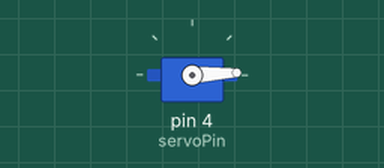
Simulated run of this sketch. Board: Arduino Uno, built with avr-gcc and run on an emulated ATmega328P. On the bench: servo.

Above: at 0.05 s.
At 1.3 s:
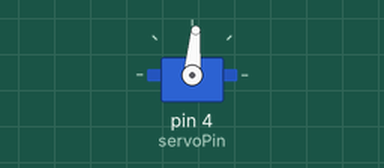
At 2.6 s:
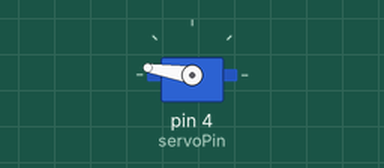
At 5.2 s:
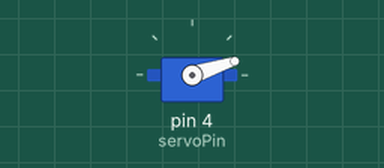
Timing chart, 0 to 7.1 s (numbered marks = the images above):
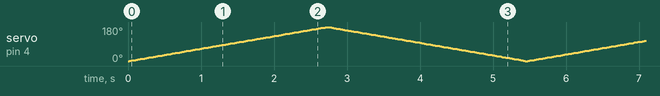

The sketch:

Labo07_Oefening3.1_Nicholas.ino.ino
```cpp
#include <Servo.h>
int servoPin = 4, Positie = 0;
Servo myservo;
void setup() {
  // put your setup code here, to run once:
  myservo.attach(servoPin);
  myservo.write(Positie);

}

void loop() {
  // put your main code here, to run repeatedly:
  for (int i = 0; i <= 180; i++)
  {
    Positie = i;
    myservo.write(Positie);
    delay(15);
  }
  for (int i = 180; i >= 0; i--)
  {
    Positie = i;
    myservo.write(Positie);
    delay(15);
  }
}
```
